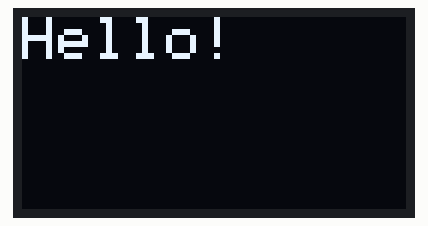
This program was run on a simulated ESP32. Parts: 128×64 one-colour display.

Above: at 0.1 s.

The program:

main.cpp
```cpp
#include <Arduino.h>
#include <Wire.h>
#include <Adafruit_GFX.h>
#include <Adafruit_SSD1306.h>

#define SCREEN_WIDTH 128
#define SCREEN_HEIGHT 64
#define OLED_RESET     -1  // Reset pin # (or -1 if sharing Arduino reset pin)
#define OLED_SDA       5
#define OLED_SCL       4

// Set up I2C using custom pins
TwoWire myWire = TwoWire(0);
Adafruit_SSD1306 display(SCREEN_WIDTH, SCREEN_HEIGHT, &myWire, OLED_RESET);

void setup() {
  Serial.begin(115200);

  myWire.begin(OLED_SDA, OLED_SCL);

  if(!display.begin(SSD1306_SWITCHCAPVCC, 0x3C)) { // Address 0x3C for 128x64
    Serial.println(F("SSD1306 allocation failed"));
    for(;;); // Don't proceed, loop forever
  }

  display.clearDisplay();
  display.setTextSize(2);
  display.setTextColor(SSD1306_WHITE);
  display.setCursor(0, 0);
  display.println(F("Hello!"));
  display.display();
}

void loop() {
  delay(1000);
  display.clearDisplay();
  display.setCursor(0, 0);
  display.println(F("Hello!"));
  display.display();
  delay(1000);
  display.clearDisplay();
  display.display();
}
```
